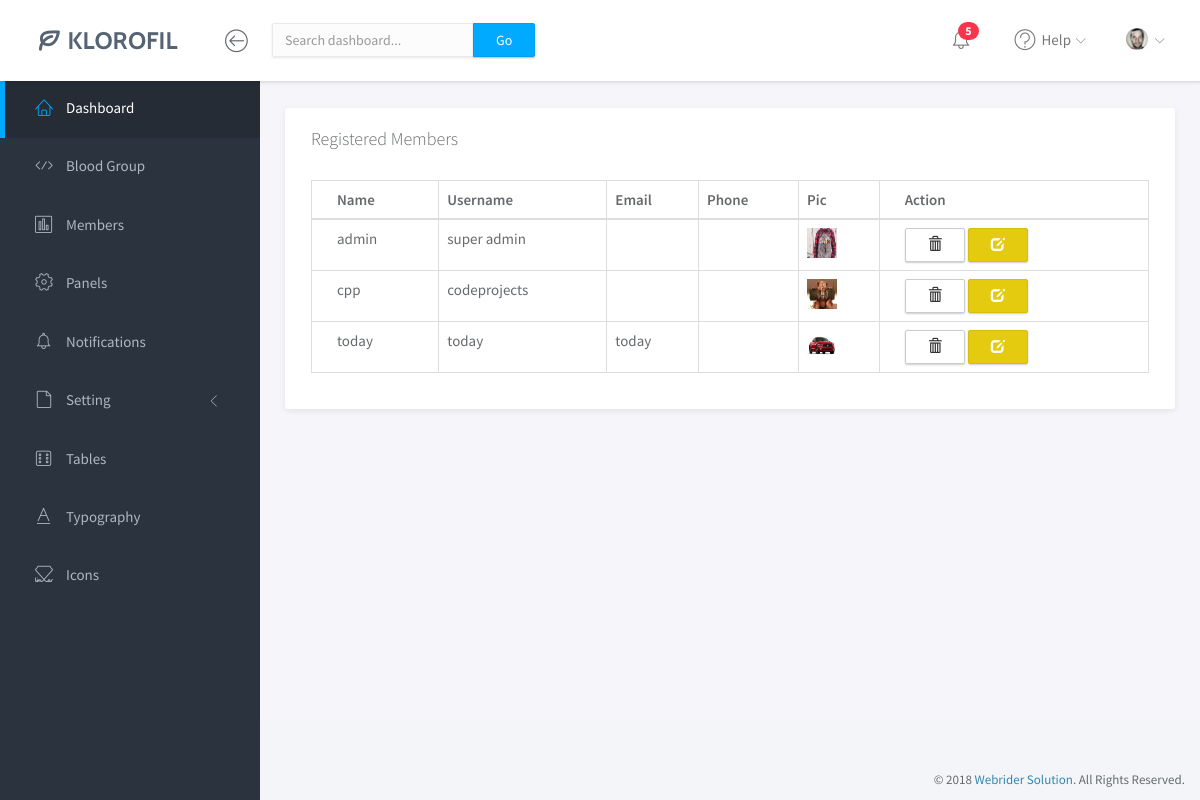
Page /admin/members.php (signed in) on the committed database.
### tables this page shows
CREATE TABLE `member` (
  `member_id` int(100) NOT NULL AUTO_INCREMENT,
  `name` varchar(190) DEFAULT NULL,
  `username` varchar(100) NOT NULL,
  `password` varchar(50) DEFAULT NULL,
  `email` varchar(50) DEFAULT NULL,
  `phone` int(20) DEFAULT NULL,
  `address` varchar(200) DEFAULT NULL,
  `usertype` varchar(100) DEFAULT NULL,
  `profile` varchar(200) DEFAULT NULL,
  PRIMARY KEY (`member_id`,`username`)
);

### admin/members.php (the view, shortened to what this page needs)
<?php
	include('template/header.php');
?>
<div class="main" >
<div class="main-content">
	<div class="col-md-12">
	<div class="panel">
	<div class="panel-heading">
									<h3 class="panel-title">Registered Members</h3>
								</div>
								<div class="panel-body">
								<table id="myTable" class="table table-bordered">
									<thead>
											<tr>
												<th>Name</th>
												<th>Username</th>
												<th>Email</th>
												<th>Phone</th>
												<th>Pic</th>
												<th>Action</th>
											</tr>
										</thead>
										<tbody>
										<?php
										$select = $connection->query("SELECT * FROM member");
										while($row = $select->fetch_array()){ ?>
										<tr>
													<td><?php echo $row['name'];?></td>
													<td><?php echo $row['username'];?></td>
													<td><?php echo $row['email'];?></td>
													<td><?php echo $row['phone'];?></td>
													<td><img src="front_side/<?php echo $row['profile'];?>" width="30px" height="30px"></td>
													<td><a href="#delete<?php echo $row['member_id']; ?>" data-toggle="modal" class="btn btn-default"><span class="glyphicon glyphicon-trash"></span></a>
													<a href="#edit<?php echo $row['member_id']; ?>" data-toggle="modal" class="btn btn-warning"><span class="glyphicon glyphicon-edit"></span></a>
													</td>
												</tr>
									 <?php	}
										?>
										</tbody>
										</table>
								</div>
							</div>
						</div>
					</div>
				</div>
			</div>
<?php
	include('template/footer.php');
?>

### admin/assets/css/main.css (style rules this page uses)
html { position: relative; min-height: 100%; }
body { background-color: #F3F5F8; font-family: "Source Sans Pro", sans-serif; font-size: 15px; color: #676a6d; }
a { color: #3287B2; }
th { font-weight: 600; }
#wrapper .main { -webkit-transition: all 0.3s ease-in-out; -moz-transition: all 0.3s ease-in-out; -ms-transition: all 0.3s ease-in-out; -o-transition: all 0.3s ease-in-out; transition: all 0.3s ease-in-out; width: calc(100% - 260px); left: 0; position: relative; float: right; background-color: #f5f5fa; }
#wrapper #sidebar-nav, #wrapper .main { padding-top: 80px; }
.main-content { padding: 28px 10px; }
.btn { -webkit-border-radius: 2px; -moz-border-radius: 2px; border-radius: 2px; -moz-box-shadow: 0px 1px 2px 0 rgba(0, 0, 0, 0.2); -webkit-box-shadow: 0px 1px 2px 0 rgba(0, 0, 0, 0.2); box-shadow: 0px 1px 2px 0 rgba(0, 0, 0, 0.2); padding: 6px 22px; }
.btn-warning { background-color: #e4cb10; border-color: #d6be0f; }
.panel { -webkit-border-radius: 3px; -moz-border-radius: 3px; border-radius: 3px; -moz-box-shadow: 0 2px 6px rgba(0, 0, 0, 0.08); -webkit-box-shadow: 0 2px 6px rgba(0, 0, 0, 0.08); box-shadow: 0 2px 6px rgba(0, 0, 0, 0.08); background-color: #fff; margin-bottom: 30px; }
.panel .panel-heading, .panel .panel-body, .panel .panel-footer { padding-left: 25px; padding-right: 25px; }
.panel .panel-heading { padding-top: 20px; padding-bottom: 20px; position: relative; }
.panel .panel-heading .panel-title { margin: 0; font-size: 18px; font-weight: 300; }
.panel .panel-body { padding-top: 10px; padding-bottom: 15px; }
.panel .table > thead > tr > td:first-child, .panel .table > thead > tr > th:first-child, .panel .table > tbody > tr > td:first-child, .panel .table > tbody > tr > th:first-child, .panel .table > tfoot > tr > td:first-child, .panel .table > tfoot > tr > th:first-child { padding-left: 25px; }
.panel .table > thead > tr > td:last-child, .panel .table > thead > tr > th:last-child, .panel .table > tbody > tr > td:last-child, .panel .table > tbody > tr > th:last-child, .panel .table > tfoot > tr > td:last-child, .panel .table > tfoot > tr > th:last-child { padding-left: 25px; }

### rows in the picture
member: name "admin", username "super admin", profile (picture)
member: name "cpp", username "codeprojects", profile (picture)
member: name "today", username "today", email "today", profile (picture)
